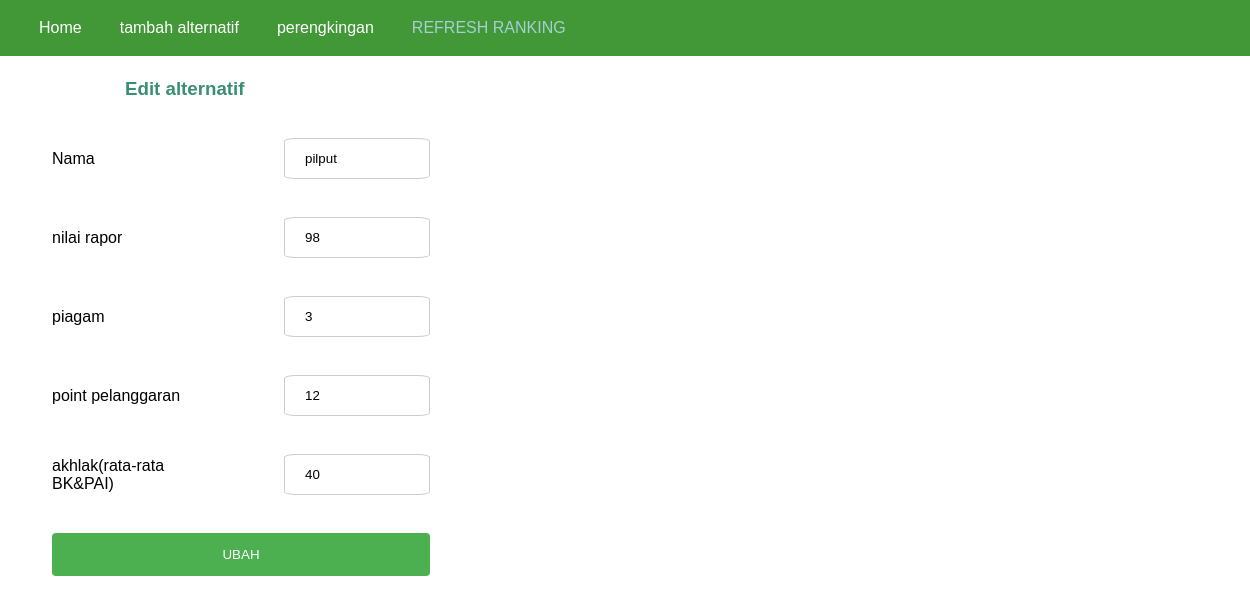
The page /?p=alternatifedit&ida=5 on the database its author committed.
### tables this page shows
CREATE TABLE `tbl_alt` (
  `ida` int(11) NOT NULL,
  `nama` varchar(30) NOT NULL,
  `nilai_rapor` int(11) NOT NULL,
  `piagam` int(11) NOT NULL,
  `poin_pelanggaran` int(11) NOT NULL,
  `akhlak` int(11) NOT NULL
);

### alternatifedit.php (the view, shortened to what this page needs)
<br>
<?php
$sqlm = mysqli_query($kon, "select * from tbl_alt where ida='$_GET[ida]'");
$rm = mysqli_fetch_array($sqlm);
?>
<h3 style="padding-left: 10%; color: rgb(58, 143, 115);">Edit alternatif</h3><br>
	<form action="" method="post" class="asik">
		<table>
			<tr>
				<td width="130">Nama</td>
				<td width="146"><input type="text" name="nama" id="nama" value="<?php echo "$rm[nama]"; ?>"></td>
			</tr>
			<tr>
				<td>nilai rapor</td>
				<td><input type="text" name="nilai" id="nilai" value="<?php echo "$rm[nilai_rapor]"; ?>"></td>
            </tr>
            <tr>
				<td>piagam</td>
				<td><input type="text" name="piagam" id="piagam" value="<?php echo "$rm[piagam]"; ?>"></td>
            </tr>
            <tr>
				<td>point pelanggaran</td>
				<td><input type="text" name="point" id="point" value="<?php echo "$rm[poin_pelanggaran]"; ?>"></td>
            </tr>
            <tr>
				<td>akhlak(rata-rata BK&PAI)</td>
				<td><input type="text" name="akhlak" id="akhlak" value="<?php echo "$rm[akhlak]"; ?>"></td>
            </tr>
			<tr>
				<td align="center" colspan="2"><input type="submit" name="simpan" id="simpan" value="UBAH" /></td>
            </tr>
		</table>
    </form>

### gayaku.css (style rules this page uses)
* { margin:0; padding:0; }
body { background-color:#fff; font-family:Arial, Helvetica, sans-serif; color:#000; }
.table1, td { padding: 10px 50px; text-align: left; }
input[type=submit] { width: 100%; background-color: #4CAF50; color: white; padding: 14px 20px; margin: 8px 0; border: none; border-radius: 4px; cursor: pointer; }
input[type=text], select { width: 100%; padding: 12px 20px; margin: 8px 0; display: inline-block; border: 1px solid #ccc; border-radius: 4px; box-sizing: border-box; border-radius: 8%; }

### rows shown on the page
tbl_alt: nama "pilput", nilai "98", piagam "3", point "12", akhlak "40"
